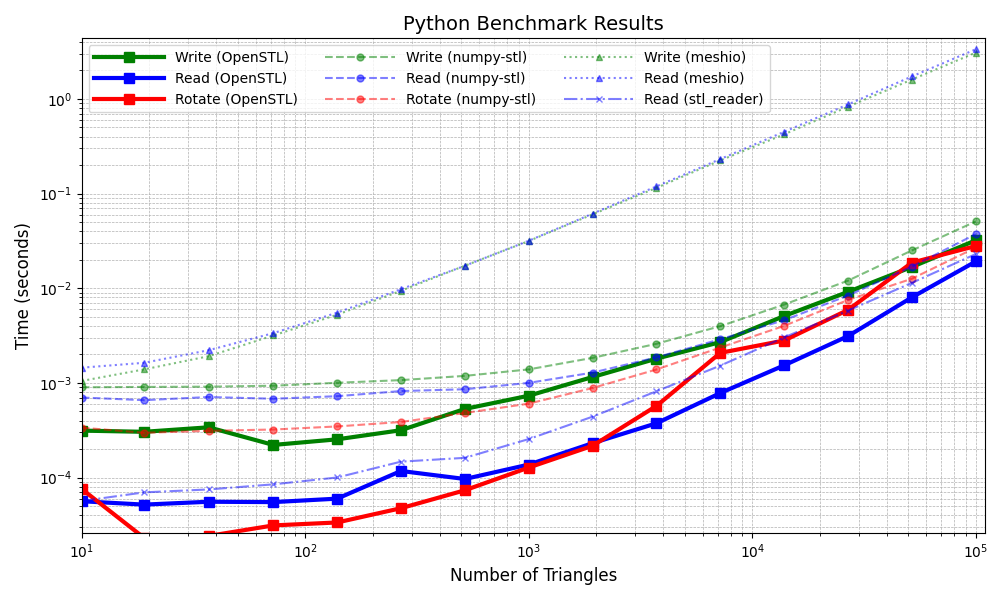

Write Python code to recreate this figure.
import openstl
import torch
import numpy as np
import meshio
import timeit
from stl import mesh, Mode
import stl_reader
import matplotlib.pyplot as plt

#-----------------------------------------------------
# openstl
#-----------------------------------------------------
def create_triangles(num_triangles):
    triangles = []
    tri = np.array([[0, 0, 1], [1, 1, 1], [2, 2, 2], [3, 3, 3]])
    return np.tile(tri[np.newaxis,:,:], (num_triangles,1,1))

def benchmark_write_openstl(num_triangles, filename):
    triangles = create_triangles(num_triangles)
    result = timeit.timeit(lambda: openstl.write(filename, triangles, openstl.format.binary), number=5)
    return result

def benchmark_read_openstl(filename):
    result = timeit.timeit(lambda: openstl.read(filename), number=5)
    return result

def benchmark_rotate_openstl(num_triangles):
    triangles = create_triangles(num_triangles)
    cos, sin = np.cos(np.pi/3), np.sin(np.pi/3)
    matrix = np.array([[cos, -sin, 0],[sin, cos, 0], [0,0,1]]) # rotation of pi/3 around z axis
    result = timeit.timeit(lambda: np.matmul(matrix, triangles.reshape(-1,3).T), number=5)
    return result

def benchmark_rotate_openstl_torch(num_triangles):
    triangles = torch.Tensor(create_triangles(num_triangles)).to('cuda')
    cos, sin = np.cos(np.pi/3), np.sin(np.pi/3)
    matrix = torch.Tensor([[cos, -sin, 0],[sin, cos, 0], [0,0,1]]).to('cuda') # rotation of pi/3 around z axis
    result = timeit.timeit(lambda: torch.matmul(matrix, triangles.reshape(-1,3).T), number=5)
    return result

#-----------------------------------------------------
# nympy-stl
#-----------------------------------------------------
def create_nympystl(num_triangles):
    triangles = np.zeros(num_triangles, dtype=mesh.Mesh.dtype) 
    mesh_data = mesh.Mesh(triangles)
    return mesh_data

def benchmark_read_numpy_stl(filename):
    result = timeit.timeit(lambda: mesh.Mesh.from_file(filename, mode=Mode.BINARY), number=5)
    return result

def benchmark_write_numpy_stl(num_triangles, filename):
    mesh_data = create_nympystl(num_triangles)
    result = timeit.timeit(lambda: mesh_data.save(filename, mode=Mode.BINARY), number=5)
    return result

def benchmark_rotate_openstl_numpy(num_triangles):
    mesh_data = create_nympystl(num_triangles)
    result = timeit.timeit(lambda: mesh_data.rotate([0.0, 0.0, 1.0], np.pi/3), number=5)
    return result

#-----------------------------------------------------
# meshio
#-----------------------------------------------------
def create_meshio_triangles(num_triangles):
    points = np.array([[1, 1, 1], [2, 2, 2], [3, 3, 3]])
    cells = [("triangle", np.tile([0,1,2], (num_triangles, 1)))]
    return meshio.Mesh(points, cells)

def benchmark_write_meshio(num_triangles, filename):
    mesh = create_meshio_triangles(num_triangles)
    result = timeit.timeit(lambda: meshio.write(filename, mesh, "stl"), number=5)
    return result

def benchmark_read_meshio(filename):
    result = timeit.timeit(lambda: meshio.read(filename), number=5)
    return result

#-----------------------------------------------------
# stl-reader
#-----------------------------------------------------
def benchmark_read_stl_reader(filename):
    result = timeit.timeit(lambda: stl_reader.read(filename), number=5)
    return result

#-----------------------------------------------------
# benchmark utils
#-----------------------------------------------------
def benchmark_library(num_triangles_list, write_func, read_func, rotate_func=None, library_name="Library"):
    write_times = []
    read_times = []
    rotate_times = [] if rotate_func else None

    # Warm-up to exclude initialization overhead
    write_func(1000, "warmup.stl")
    read_func("warmup.stl")

    for num_triangles in num_triangles_list:
        write_times.append(write_func(num_triangles, f"benchmark_{num_triangles}.stl"))

    for num_triangles in num_triangles_list:
        read_times.append(read_func(f"benchmark_{num_triangles}.stl"))

    if rotate_func:
        for num_triangles in num_triangles_list:
            rotate_times.append(rotate_func(num_triangles))

    return write_times, read_times, rotate_times

def calculate_speedup(openstl_times, other_times):
    speedup = np.array(other_times) / np.array(openstl_times)
    return speedup.round(3)

def display_speedup_results(name, write_speedup, read_speedup, rotate_speedup=None):
    print(f"Write:\tOpenSTL is {write_speedup.min()} to {write_speedup.max()} X faster than {name}")
    print(f"Read:\tOpenSTL is {read_speedup.min()} to {read_speedup.max()} X faster than {name}")
    if rotate_speedup is not None:
        print(f"Rotate:\tOpenSTL is {rotate_speedup.min()} to {rotate_speedup.max()} X faster than {name}")

def plot_benchmark_results(num_triangles_list, results, labels, filename="benchmark.png"):
    plt.figure(figsize=(10, 6))

    for result, label, style in results:
        plt.plot(num_triangles_list, result, label=label, **style)

    plt.xlabel("Number of Triangles", fontsize=12)
    plt.ylabel("Time (seconds)", fontsize=12)
    plt.title("Python Benchmark Results", fontsize=14)
    plt.xscale("log")
    plt.yscale("log")
    plt.legend(fontsize=10, handlelength=5, loc='upper left', ncol=3)
    plt.grid(True, which="both", linestyle="--", linewidth=0.5)
    plt.tight_layout()
    plt.xlim(num_triangles_list[0], num_triangles_list[-1] * 1.1)
    plt.savefig(filename)

if __name__ == "__main__":
    filename = "benchmark.stl"
    num_triangles_list = np.logspace(1, 5, 15).round().astype(int)

    # OpenSTL Benchmark
    openstl_write, openstl_read, openstl_rotate = benchmark_library(num_triangles_list, benchmark_write_openstl, benchmark_read_openstl, benchmark_rotate_openstl, "OpenSTL")

    # OpenSTL + PyTorch Benchmark (if available)
    if torch.cuda.is_available():
        _, _, openstl_rotate_torch = benchmark_library(num_triangles_list, lambda *args: None, lambda *args: None, benchmark_rotate_openstl_torch, "OpenSTL + PyTorch")

    # Numpy STL Benchmark
    numpy_write, numpy_read, numpy_rotate = benchmark_library(num_triangles_list, benchmark_write_numpy_stl, benchmark_read_numpy_stl, benchmark_rotate_openstl_numpy, "Numpy STL")

    # Meshio Benchmark
    meshio_write, meshio_read, _ = benchmark_library(num_triangles_list, benchmark_write_meshio, benchmark_read_meshio, library_name="Meshio")

    # STL Reader Benchmark (Read-only)
    _, stl_reader_read, _ = benchmark_library(num_triangles_list, benchmark_write_openstl, benchmark_read_stl_reader, library_name="STL Reader")

    # Calculate and display speedup
    write_speedup_np = calculate_speedup(openstl_write, numpy_write)
    read_speedup_np = calculate_speedup(openstl_read, numpy_read)
    rotate_speedup_np = calculate_speedup(openstl_rotate, numpy_rotate)

    display_speedup_results("numpy-stl", write_speedup_np, read_speedup_np, rotate_speedup_np)

    if torch.cuda.is_available():
        rotate_speedup_torch = calculate_speedup(openstl_rotate_torch, numpy_rotate)
        print(f"Rotate:\tOpenSTL + PyTorch is {rotate_speedup_torch.min()} to {rotate_speedup_torch.max()} X faster than numpy-stl")

    write_speedup_meshio = calculate_speedup(openstl_write, meshio_write)
    read_speedup_meshio = calculate_speedup(openstl_read, meshio_read)

    display_speedup_results("meshio", write_speedup_meshio, read_speedup_meshio)

    read_speedup_stl_reader = calculate_speedup(openstl_read, stl_reader_read)
    print(f"Read:\tOpenSTL is {read_speedup_stl_reader.min()} to {read_speedup_stl_reader.max()} X faster than stl_reader")

    # Plot results
    styles = [
        (openstl_write, "Write (OpenSTL)", {"color": "green", "linestyle": "-", "marker": "s", "markersize": 7, "linewidth": 3}),
        (openstl_read, "Read (OpenSTL)", {"color": "blue", "linestyle": "-", "marker": "s", "markersize": 7, "linewidth": 3}),
        (openstl_rotate, "Rotate (OpenSTL)", {"color": "red", "linestyle": "-", "marker": "s", "markersize": 7, "linewidth": 3})
    ]

    if torch.cuda.is_available():
        styles.append((openstl_rotate_torch, "Rotate (OpenSTL + PyTorch)", {"color": "purple", "linestyle": "-", "marker": "s", "markersize": 7, "linewidth": 3}))

    styles += [
        (numpy_write, "Write (numpy-stl)", {"color": "green", "linestyle": "--", "marker": "o", "markersize": 5, "alpha": 0.5}),
        (numpy_read, "Read (numpy-stl)", {"color": "blue", "linestyle": "--", "marker": "o", "markersize": 5, "alpha": 0.5}),
        (numpy_rotate, "Rotate (numpy-stl)", {"color": "red", "linestyle": "--", "marker": "o", "markersize": 5, "alpha": 0.5}),
        (meshio_write, "Write (meshio)", {"color": "green", "linestyle": ":", "marker": "^", "markersize": 5, "alpha": 0.5}),
        (meshio_read, "Read (meshio)", {"color": "blue", "linestyle": ":", "marker": "^", "markersize": 5, "alpha": 0.5}),
        (stl_reader_read, "Read (stl_reader)", {"color": "blue", "linestyle": "-.", "marker": "x", "markersize": 5, "alpha": 0.5}),
    ]

    plot_benchmark_results(num_triangles_list, styles, "benchmark.png")
